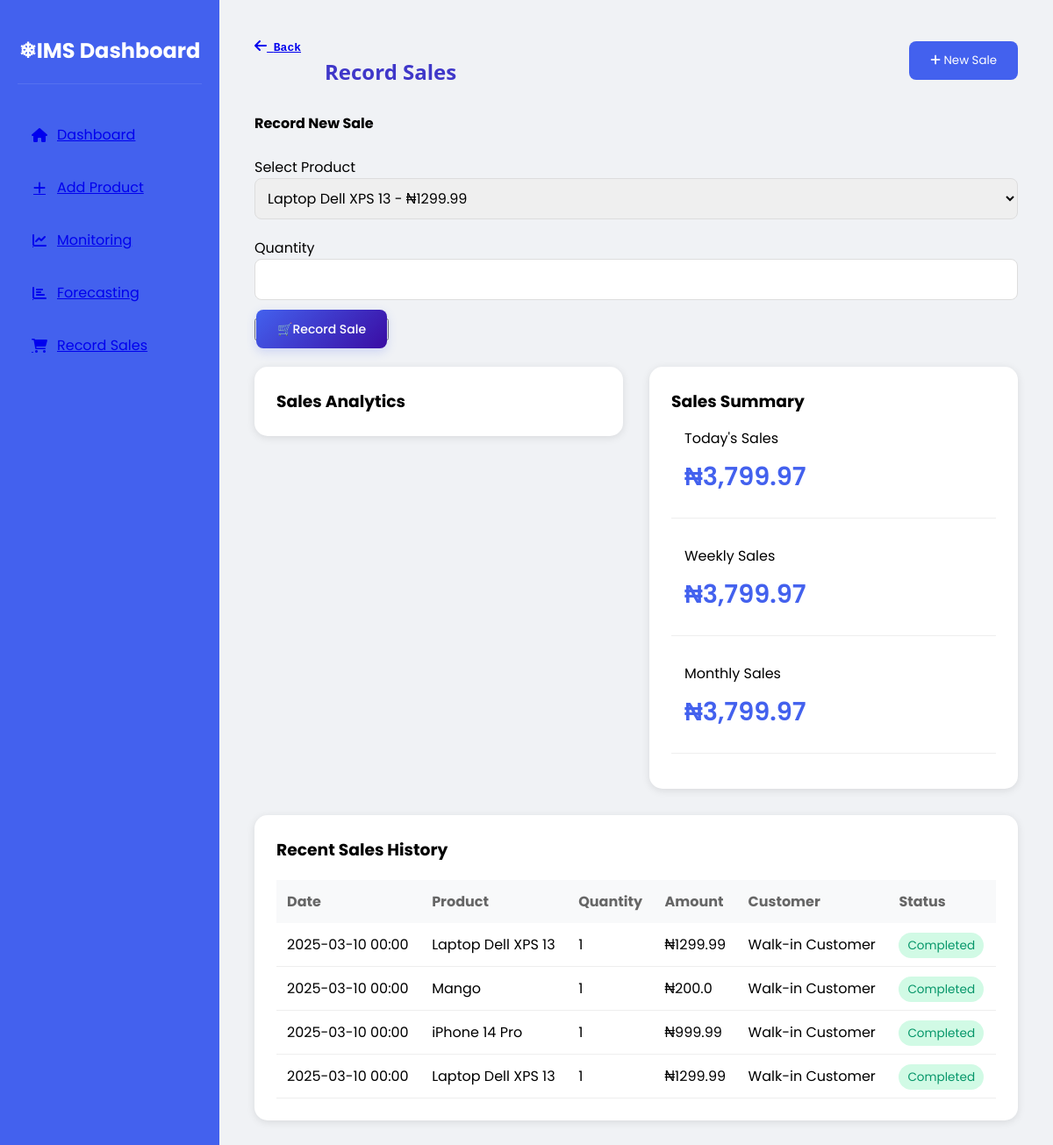
Screenshot of /record_sale with the database file from the repository.
### app/models/sales.py (models this page shows, shortened)
class Sale(db.Model):
    id = db.Column(db.Integer, primary_key=True)
    product_id = db.Column(db.Integer, db.ForeignKey('product.id'), nullable=False)
    quantity = db.Column(db.Integer, nullable=False)
    customer_name = db.Column(db.String(100))
    sale_date = db.Column(db.Date, nullable=False, default=datetime.utcnow)
    unit_price = db.Column(db.Float, nullable=False)
    total_amount = db.Column(db.Float, nullable=False)
    status = db.Column(db.String(20), default='completed')
    created_at = db.Column(db.DateTime, default=datetime.utcnow)
    product = db.relationship('Product', backref=db.backref('sales', lazy=True))

### app/models/product.py (models this page shows, shortened)
class Product(db.Model):
    id = db.Column(db.Integer, primary_key=True)
    name = db.Column(db.String(100), nullable=False)
    description = db.Column(db.String(500))
    current_stock = db.Column(db.Integer, default=0)
    minimum_stock = db.Column(db.Integer, default=10)
    unit_price = db.Column(db.Float, nullable=False)
    created_at = db.Column(db.DateTime, default=datetime.utcnow)

### app/routes/main.py (the view, shortened to what this page needs)
@bp.route('/record_sale', methods=['GET', 'POST'])
def record_sale():
    analytics_data = {
        'dates': [],
        'units': [],
        'revenue': []
    }
    form = SaleForm()
    products = Product.query.all()
    form.product_id.choices = [(p.id, f"{p.name} - ₦{p.unit_price}") for p in products]
    today = datetime.now().date()
    week_ago = today - timedelta(days=7)
    month_ago = today - timedelta(days=30)
    today_sales = db.session.query(func.sum(Sale.total_amount)).filter(
        func.date(Sale.sale_date) == today
    ).scalar() or 0
    weekly_sales = db.session.query(func.sum(Sale.total_amount)).filter(
        Sale.sale_date >= week_ago
    ).scalar() or 0
    monthly_sales = db.session.query(func.sum(Sale.total_amount)).filter(
        Sale.sale_date >= month_ago
    ).scalar() or 0
    recent_sales = db.session.query(
        Sale.sale_date,
        Product.name.label('product_name'),
        Sale.quantity,
        Sale.total_amount,
        Sale.customer_name
    ).join(Product).order_by(Sale.sale_date.desc()).limit(10).all()
    sales_history = []
    for sale in recent_sales:
        sales_history.append({
            'date': sale.sale_date.strftime('%Y-%m-%d %H:%M'),
            'product_name': sale.product_name,
            'quantity': sale.quantity,
            'amount': sale.total_amount,
            'customer_name': sale.customer_name or 'Walk-in Customer'
        })
    return render_template('record_sale.html',
        form=form,
        analytics_data=analytics_data,
        today_sales="{:,.2f}".format(today_sales),
        weekly_sales="{:,.2f}".format(weekly_sales),
        monthly_sales="{:,.2f}".format(monthly_sales),
        recent_sales=sales_history
    )

### app/forms.py
class SaleForm(FlaskForm):
    product_id = SelectField('Product', coerce=int)
    quantity = IntegerField('Quantity', validators=[DataRequired(), NumberRange(min=1)])
    customer_name = StringField('Customer Name')

### app/templates/record_sale.html (shortened to what this page needs)
<!DOCTYPE html>
<html>
  <head>
    <link
      href="https://cdnjs.cloudflare.com/ajax/libs/font-awesome/6.0.0/css/all.min.css"
      rel="stylesheet"
    />
  </head>
  <body>
    <div class="sidebar">
      <div class="sidebar-header">
        <h2>❄IMS Dashboard</h2>
      </div>
      <div class="nav-menu">
        <a href="{{ url_for('main.dashboard') }}">
          <div class="nav-item"><i class="fas fa-home"></i> Dashboard</div>
        </a>
        <a href="{{ url_for('main.add_product') }}">
          <div class="nav-item"><i class="fas fa-plus"></i> Add Product</div>
        </a>
        <a href="{{ url_for('main.monitoring') }}">
          <div class="nav-item">
            <i class="fas fa-chart-line"></i> Monitoring
          </div>
        </a>
        <a href="{{ url_for('main.forecasting') }}">
          <div class="nav-item">
            <i class="fas fa-chart-bar"></i> Forecasting
          </div>
        </a>
        <a href="{{ url_for('main.record_sale') }}">
          <div class="nav-item">
            <i class="fas fa-shopping-cart"></i> Record Sales
          </div>
        </a>
      </div>
    </div>
    <div class="main-content">
      <div class="header-section">
        <div class="left-section">
          <a
            href="{{ url_for('main.dashboard') }}"
            class="return-btn"
            style="font-weight: bolder; font-family: monospace"
          >
            <i class="fas fa-arrow-left"></i> Back
          </a>
          <h2
            style="
              margin-left: 80px;
              color: #3f37c9;
              font-family: 'Segoe UI', Tahoma, Geneva, Verdana, sans-serif;
            "
          >
            Record Sales
          </h2>
        </div>
        <div class="right-section">
          <button class="submit-btn" onclick="showSaleForm()">
            <i class="fas fa-plus"></i> New Sale
          </button>
        </div>
      </div>
      <div class="container">
        <h4>Record New Sale</h4>
        <br />
        <form method="POST">
          <div class="form-group">
            <label for="product_id">Select Product</label>
            {{ form.product_id(class="form-control") }}
          </div>
          <div class="form-group">
            <label for="quantity">Quantity</label>
            {{ form.quantity(class="form-control") }}
          </div>
          <button type="submit" class="btn btn-primary">
            <span class="record-btn">🛒Record Sale</span>
          </button>
        </form>
      </div>
      <div class="sales-grid">
        <div class="analytics-summary">
          <h3>Sales Analytics</h3>
        </div>
        <div class="sales-summary">
          <h3>Sales Summary</h3>
          <div class="summary-card">
            <p>Today's Sales</p>
            <div class="summary-value">₦{{ today_sales }}</div>
          </div>
          <div class="summary-card">
            <p>Weekly Sales</p>
            <div class="summary-value">₦{{ weekly_sales }}</div>
          </div>
          <div class="summary-card">
            <p>Monthly Sales</p>
            <div class="summary-value">₦{{ monthly_sales }}</div>
          </div>
        </div>
      </div>
      <div class="sales-history">
        <h3>Recent Sales History</h3>
        <table class="sales-table">
          <thead>
            <tr>
              <th>Date</th>
              <th>Product</th>
              <th>Quantity</th>
              <th>Amount</th>
              <th>Customer</th>
              <th>Status</th>
            </tr>
          </thead>
          <tbody>
            {% for sale in recent_sales %}
            <tr>
              <td>{{ sale.date }}</td>
              <td>{{ sale.product_name }}</td>
              <td>{{ sale.quantity }}</td>
              <td>₦{{ sale.amount }}</td>
              <td>{{ sale.customer_name }}</td>
              <td>
                <span class="status-badge status-completed">Completed</span>
              </td>
            </tr>
            {% endfor %}
          </tbody>
        </table>
      </div>
    </div>
  </body>
</html>

### app/templates/record_sale.html (style rules this page uses)
* { margin: 0; padding: 0; box-sizing: border-box; font-family: "Poppins", sans-serif; }
:root { --primary-color: #4361ee; --secondary-color: #3f37c9; --accent-color: #4895ef; --light-bg: #f0f2f5; --success: #2ecc71; --warning: #f1c40f; --danger: #e74c3c; }
body { background-color: var(--light-bg); display: grid; grid-template-columns: 250px 1fr; min-height: 100vh; }
.sidebar { background: var(--primary-color); color: white; padding: 20px; }
.sidebar-header { padding: 20px 0; text-align: center; border-bottom: 1px solid rgba(255, 255, 255, 0.1); }
.nav-menu { margin-top: 30px; }
.nav-item { padding: 15px; margin: 5px 0; border-radius: 8px; transition: all 0.3s; display: flex; align-items: center; }
.nav-item i { margin-right: 10px; width: 20px; text-align: center; }
.main-content { padding: 40px; }
.header-section { display: flex; justify-content: space-between; align-items: center; margin-bottom: 30px; }
.sales-grid { display: grid; grid-template-columns: 1fr 1fr; gap: 30px; align-items: start; margin: 30px 0; }
.form-group { margin-bottom: 20px; }
.form-control { width: 100%; padding: 10px; border: 1px solid #ddd; border-radius: 8px; font-size: 1em; }
.submit-btn { background: var(--primary-color); color: white; padding: 12px 24px; border: none; border-radius: 8px; cursor: pointer; transition: all 0.3s; }
.analytics-summary { background: white; padding: 25px; border-radius: 15px; box-shadow: 0 2px 10px rgba(0, 0, 0, 0.1); }
.sales-summary { background: white; padding: 25px; border-radius: 15px; box-shadow: 0 2px 10px rgba(0, 0, 0, 0.1); }
.summary-card { padding: 15px; border-bottom: 1px solid #eee; margin-bottom: 15px; }
.summary-value { font-size: 1.8em; font-weight: 600; color: var(--primary-color); margin: 10px 0; }
.sales-history { background: white; padding: 25px; border-radius: 15px; box-shadow: 0 2px 10px rgba(0, 0, 0, 0.1); margin-top: 30px; grid-column: span 2; }
.sales-table { width: 100%; border-collapse: collapse; margin-top: 20px; }
.sales-table th { background: #f8f9fa; padding: 12px; text-align: left; color: #666; }
.sales-table td { padding: 12px; border-bottom: 1px solid #eee; }
.status-badge { padding: 5px 10px; border-radius: 15px; font-size: 0.85em; }
.status-completed { background: #d1fae5; color: #059669; }
.record-btn { padding: 12px 24px; font-size: 14px; font-weight: 500; border-radius: 8px; border: none; cursor: pointer; transition: all 0.3s ease; background: linear-gradient(135deg, #4361ee, #3a0ca3); color: white; box-shadow: 0 4px 12px rgba(67, 97, 238, 0.2); }

### rows the page displays
Sale: date "2025-03-10 00:00", product_name "Laptop Dell XPS 13", quantity "1", amount "1299.99", customer_name "Walk-in Customer"
Sale: date "2025-03-10 00:00", product_name "Mango", quantity "1", amount "200.0", customer_name "Walk-in Customer"
Sale: date "2025-03-10 00:00", product_name "iPhone 14 Pro", quantity "1", amount "999.99", customer_name "Walk-in Customer"
Sale: date "2025-03-10 00:00", product_name "Laptop Dell XPS 13", quantity "1", amount "1299.99", customer_name "Walk-in Customer"

### other values shown
{{ today_sales }} "3,799.97"
{{ weekly_sales }} "3,799.97"
{{ monthly_sales }} "3,799.97"
